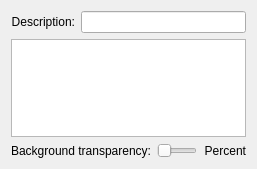
<ui version="4.0" >
 <class>ColorSchemeEditor</class>
 <widget class="QWidget" name="ColorSchemeEditor" >
  <property name="geometry" >
   <rect>
    <x>0</x>
    <y>0</y>
    <width>257</width>
    <height>169</height>
   </rect>
  </property>
  <property name="windowTitle" >
   <string>Form</string>
  </property>
  <layout class="QVBoxLayout" >
   <item>
    <layout class="QHBoxLayout" >
     <item>
      <widget class="QLabel" name="label" >
       <property name="text" >
        <string>Description:</string>
       </property>
       <property name="alignment" >
        <set>Qt::AlignRight|Qt::AlignTrailing|Qt::AlignVCenter</set>
       </property>
      </widget>
     </item>
     <item>
      <widget class="QLineEdit" name="descriptionEdit" />
     </item>
    </layout>
   </item>
   <item>
    <widget class="QTableWidget" name="colorTable" />
   </item>
   <item>
    <layout class="QHBoxLayout" >
     <item>
      <widget class="QLabel" name="label_2" >
       <property name="text" >
        <string>Background transparency:</string>
       </property>
       <property name="alignment" >
        <set>Qt::AlignRight|Qt::AlignTrailing|Qt::AlignVCenter</set>
       </property>
      </widget>
     </item>
     <item>
      <widget class="QSlider" name="transparencySlider" >
       <property name="maximum" >
        <number>100</number>
       </property>
       <property name="orientation" >
        <enum>Qt::Horizontal</enum>
       </property>
      </widget>
     </item>
     <item>
      <widget class="QLabel" name="transparencyPercentLabel" >
       <property name="text" >
        <string>Percent</string>
       </property>
       <property name="alignment" >
        <set>Qt::AlignRight|Qt::AlignTrailing|Qt::AlignVCenter</set>
       </property>
      </widget>
     </item>
    </layout>
   </item>
  </layout>
 </widget>
 <resources/>
 <connections/>
</ui>
